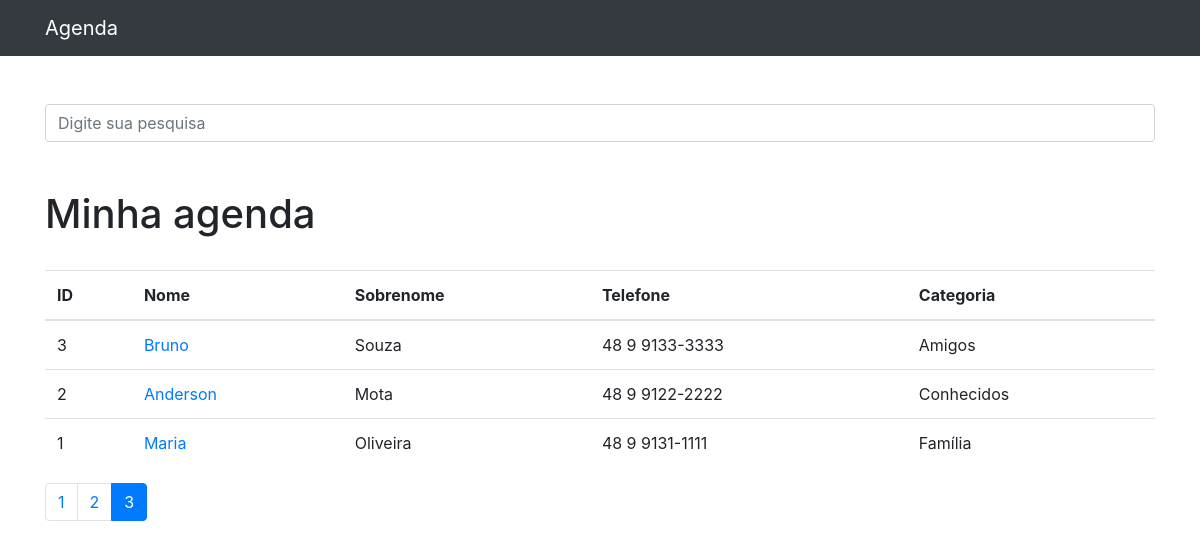
Screenshot of /?p=3 with the database file from the repository.
### contatos/models.py (models this page shows, shortened)
class Contato(models.Model):
    nome = models.CharField(max_length=255)
    sobrenome = models.CharField(max_length=255, blank=True)
    telefone = models.CharField(max_length=255)
    email = models.CharField(max_length=255, blank=True)
    data_criacao = models.DateTimeField(default=timezone.now)
    descricao = models.TextField(blank=True)
    categoria = models.ForeignKey(Categoria, on_delete=models.DO_NOTHING)
    mostrar = models.BooleanField(default=True)
    foto = models.ImageField(blank=True, upload_to='fotos/%Y/%m/%d')

class Categoria(models.Model):
    nome = models.CharField(max_length=255)
    def __str__(self):
        return self.nome

### contatos/views.py (the view)
# urls.py: path('', views.index, name='index'),
def index(request):
    contatos = Contato.objects.order_by('-id').filter(mostrar=True)
    paginator = Paginator(contatos, 10)
    page = request.GET.get('p')
    contatos = paginator.get_page(page)
    return render(request, 'contatos/index.html', {
        'contatos': contatos
    })

### contatos/templates/contatos/index.html
{% extends 'base.html' %}
{% block conteudo %}
<h1 class="mt-5">Minha agenda</h1>
<br>
<table class="table">
    <thead>
    <tr>
        <th>ID</th>
        <th>Nome</th>
        <th>Sobrenome</th>
        <th>Telefone</th>
        <th>Categoria</th>
    </tr>
    </thead>
    <tbody>
    {% for contato in contatos %}
    {% if contato.mostrar %}
    <tr>
        <td>{{ contato.id }}</td>
        <td>
            <a href="{% url 'ver_contato' contato.id %}">{{ contato.nome }}</a>
        </td>
        <td>{{ contato.sobrenome }}</td>
        <td>{{ contato.telefone }}</td>
        <td>{{ contato.categoria }}</td>
    </tr>
    {% endif %}
    {% endfor %}
    </tbody>
</table>
<nav aria-label="Page navigation example">
    <ul class="pagination">
        {% for pagina in contatos.paginator.page_range %}
            {% if contatos.number == pagina %}
                <li class="page-item active"><a class="page-link" href="?p={{ pagina }}">{{ pagina }}</a></li>
            {% else %}
                <li class="page-item"><a class="page-link" href="?p={{ pagina }}">{{ pagina }}</a></li>
            {% endif %}
        {% endfor %}
    </ul>
</nav>
{% endblock %}

### rows the page displays
Contato: id "3", nome "Bruno", sobrenome "Souza", telefone "48 9 9133-3333", categoria "Amigos"
Contato: id "2", nome "Anderson", sobrenome "Mota", telefone "48 9 9122-2222", categoria "Conhecidos"
Contato: id "1", nome "Maria", sobrenome "Oliveira", telefone "48 9 9131-1111", categoria "Família"

### other values shown
{{ pagina }} "1" "2"
{{ pagina }} "3"
